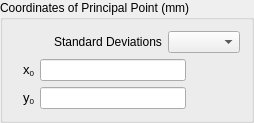
       <widget class="QGroupBox" name="groupBox_7">
        <property name="sizePolicy">
         <sizepolicy hsizetype="Preferred" vsizetype="Preferred">
          <horstretch>0</horstretch>
          <verstretch>0</verstretch>
         </sizepolicy>
        </property>
        <property name="contextMenuPolicy">
         <enum>Qt::DefaultContextMenu</enum>
        </property>
        <property name="title">
         <string>Coordinates of Principal Point (mm)</string>
        </property>
        <property name="checkable">
         <bool>false</bool>
        </property>
        <layout class="QVBoxLayout" name="verticalLayout_9">
         <item>
          <layout class="QHBoxLayout" name="horizontalLayout_46">
           <item>
            <spacer name="horizontalSpacer_4">
             <property name="orientation">
              <enum>Qt::Horizontal</enum>
             </property>
             <property name="sizeHint" stdset="0">
              <size>
               <width>40</width>
               <height>20</height>
              </size>
             </property>
            </spacer>
           </item>
           <item>
            <widget class="QLabel" name="label_16">
             <property name="text">
              <string>Standard Deviations</string>
             </property>
            </widget>
           </item>
           <item>
            <widget class="SigmaFormTypeSelector" name="principalSigmaSelector"/>
           </item>
          </layout>
         </item>
         <item>
          <layout class="QHBoxLayout" name="horizontalLayout_5" stretch="1,1">
           <item>
            <layout class="QVBoxLayout" name="verticalLayout_8">
             <item>
              <layout class="QHBoxLayout" name="horizontalLayout_4" stretch="0,1">
               <property name="sizeConstraint">
                <enum>QLayout::SetDefaultConstraint</enum>
               </property>
               <property name="leftMargin">
                <number>0</number>
               </property>
               <property name="rightMargin">
                <number>0</number>
               </property>
               <item>
                <widget class="QLabel" name="label_22">
                 <property name="sizePolicy">
                  <sizepolicy hsizetype="Preferred" vsizetype="Preferred">
                   <horstretch>0</horstretch>
                   <verstretch>0</verstretch>
                  </sizepolicy>
                 </property>
                 <property name="minimumSize">
                  <size>
                   <width>20</width>
                   <height>0</height>
                  </size>
                 </property>
                 <property name="text">
                  <string>&lt;!DOCTYPE HTML PUBLIC &quot;-//W3C//DTD HTML 4.0//EN&quot; &quot;http://www.w3.org/TR/REC-html40/strict.dtd&quot;&gt;
&lt;html&gt;&lt;head&gt;&lt;meta name=&quot;qrichtext&quot; content=&quot;1&quot; /&gt;&lt;style type=&quot;text/css&quot;&gt;
p, li { white-space: pre-wrap; }
&lt;/style&gt;&lt;/head&gt;&lt;body style=&quot; font-family:'Sans'; font-size:10pt; font-weight:400; font-style:normal;&quot;&gt;
&lt;table border=&quot;0&quot; style=&quot;-qt-table-type: root; margin-top:4px; margin-bottom:4px; margin-left:4px; margin-right:4px;&quot;&gt;
&lt;tr&gt;
&lt;td style=&quot;border: none;&quot;&gt;
&lt;p align=&quot;right&quot; style=&quot; margin-top:0px; margin-bottom:0px; margin-left:0px; margin-right:0px; -qt-block-indent:0; text-indent:0px;&quot;&gt;&lt;span style=&quot; font-family:'MS Shell Dlg 2';&quot;&gt;x&lt;/span&gt;&lt;span style=&quot; font-family:'MS Shell Dlg 2'; vertical-align:sub;&quot;&gt;0&lt;/span&gt;&lt;/p&gt;&lt;/td&gt;&lt;/tr&gt;&lt;/table&gt;&lt;/body&gt;&lt;/html&gt;</string>
                 </property>
                </widget>
               </item>
               <item>
                <widget class="QLineEdit" name="principalX0LineEdit">
                 <property name="minimumSize">
                  <size>
                   <width>146</width>
                   <height>0</height>
                  </size>
                 </property>
                 <property name="maximumSize">
                  <size>
                   <width>16777215</width>
                   <height>16777215</height>
                  </size>
                 </property>
                 <property name="alignment">
                  <set>Qt::AlignLeading|Qt::AlignLeft|Qt::AlignVCenter</set>
                 </property>
                </widget>
               </item>
              </layout>
             </item>
             <item>
              <layout class="QHBoxLayout" name="horizontalLayout_6" stretch="0,1">
               <item>
                <widget class="QLabel" name="label_24">
                 <property name="minimumSize">
                  <size>
                   <width>20</width>
                   <height>0</height>
                  </size>
                 </property>
                 <property name="text">
                  <string>&lt;!DOCTYPE HTML PUBLIC &quot;-//W3C//DTD HTML 4.0//EN&quot; &quot;http://www.w3.org/TR/REC-html40/strict.dtd&quot;&gt;
&lt;html&gt;&lt;head&gt;&lt;meta name=&quot;qrichtext&quot; content=&quot;1&quot; /&gt;&lt;style type=&quot;text/css&quot;&gt;
p, li { white-space: pre-wrap; }
&lt;/style&gt;&lt;/head&gt;&lt;body style=&quot; font-family:'Sans'; font-size:10pt; font-weight:400; font-style:normal;&quot;&gt;
&lt;table border=&quot;0&quot; style=&quot;-qt-table-type: root; margin-top:4px; margin-bottom:4px; margin-left:4px; margin-right:4px;&quot;&gt;
&lt;tr&gt;
&lt;td style=&quot;border: none;&quot;&gt;
&lt;p align=&quot;right&quot; style=&quot; margin-top:0px; margin-bottom:0px; margin-left:0px; margin-right:0px; -qt-block-indent:0; text-indent:0px;&quot;&gt;y&lt;span style=&quot; vertical-align:sub;&quot;&gt;0&lt;/span&gt;&lt;/p&gt;&lt;/td&gt;&lt;/tr&gt;&lt;/table&gt;&lt;/body&gt;&lt;/html&gt;</string>
                 </property>
                </widget>
               </item>
               <item>
                <widget class="QLineEdit" name="principalY0LineEdit">
                 <property name="minimumSize">
                  <size>
                   <width>146</width>
                   <height>0</height>
                  </size>
                 </property>
                 <property name="maximumSize">
                  <size>
                   <width>16777215</width>
                   <height>16777215</height>
                  </size>
                 </property>
                 <property name="alignment">
                  <set>Qt::AlignLeading|Qt::AlignLeft|Qt::AlignVCenter</set>
                 </property>
                </widget>
               </item>
              </layout>
             </item>
            </layout>
           </item>
           <item>
            <widget class="SigmaFormContent" name="principalSigmaContent">
             <property name="frameShape">
              <enum>QFrame::NoFrame</enum>
             </property>
             <property name="frameShadow">
              <enum>QFrame::Raised</enum>
             </property>
             <property name="lineWidth">
              <number>0</number>
             </property>
            </widget>
           </item>
          </layout>
         </item>
        </layout>
       </widget>
